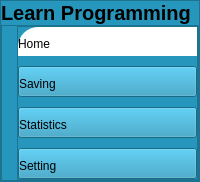
     <widget class="QWidget" name="leftMenu" native="true">
      <property name="styleSheet">
       <string notr="true">background-color:rgb(38, 150, 188)</string>
      </property>
      <layout class="QVBoxLayout" name="verticalLayout_7">
       <property name="spacing">
        <number>0</number>
       </property>
       <property name="leftMargin">
        <number>0</number>
       </property>
       <property name="topMargin">
        <number>0</number>
       </property>
       <property name="rightMargin">
        <number>0</number>
       </property>
       <property name="bottomMargin">
        <number>0</number>
       </property>
       <item>
        <widget class="QFrame" name="frame_11">
         <property name="frameShape">
          <enum>QFrame::StyledPanel</enum>
         </property>
         <property name="frameShadow">
          <enum>QFrame::Raised</enum>
         </property>
         <layout class="QVBoxLayout" name="verticalLayout_8">
          <property name="spacing">
           <number>0</number>
          </property>
          <property name="leftMargin">
           <number>0</number>
          </property>
          <property name="topMargin">
           <number>0</number>
          </property>
          <property name="rightMargin">
           <number>0</number>
          </property>
          <property name="bottomMargin">
           <number>0</number>
          </property>
          <item alignment="Qt::AlignTop">
           <widget class="QLabel" name="label_43">
            <property name="font">
             <font>
              <pointsize>15</pointsize>
              <weight>75</weight>
              <bold>true</bold>
             </font>
            </property>
            <property name="text">
             <string>Learn Programming</string>
            </property>
           </widget>
          </item>
          <item>
           <widget class="QFrame" name="frame_12">
            <property name="sizePolicy">
             <sizepolicy hsizetype="Preferred" vsizetype="Expanding">
              <horstretch>0</horstretch>
              <verstretch>0</verstretch>
             </sizepolicy>
            </property>
            <property name="frameShape">
             <enum>QFrame::StyledPanel</enum>
            </property>
            <property name="frameShadow">
             <enum>QFrame::Raised</enum>
            </property>
            <layout class="QVBoxLayout" name="verticalLayout_10">
             <property name="spacing">
              <number>0</number>
             </property>
             <property name="leftMargin">
              <number>15</number>
             </property>
             <property name="topMargin">
              <number>0</number>
             </property>
             <property name="rightMargin">
              <number>0</number>
             </property>
             <property name="bottomMargin">
              <number>0</number>
             </property>
             <item alignment="Qt::AlignTop">
              <widget class="QFrame" name="frame_13">
               <property name="frameShape">
                <enum>QFrame::StyledPanel</enum>
               </property>
               <property name="frameShadow">
                <enum>QFrame::Raised</enum>
               </property>
               <layout class="QVBoxLayout" name="verticalLayout_9">
                <property name="spacing">
                 <number>10</number>
                </property>
                <property name="leftMargin">
                 <number>0</number>
                </property>
                <property name="topMargin">
                 <number>0</number>
                </property>
                <property name="rightMargin">
                 <number>0</number>
                </property>
                <property name="bottomMargin">
                 <number>0</number>
                </property>
                <item>
                 <widget class="QPushButton" name="pushButton_3">
                  <property name="styleSheet">
                   <string notr="true">background-color:#ffffff;
padding:10px,5px;
text-align:left;
border-top-left-radius:20px;</string>
                  </property>
                  <property name="text">
                   <string>Home</string>
                  </property>
                  <property name="icon">
                   <iconset resource="icon/icons.qrc">
                    <normaloff>:/icons/C:/Users/Aqib/Desktop/feather/home.svg</normaloff>:/icons/C:/Users/Aqib/Desktop/feather/home.svg</iconset>
                  </property>
                  <property name="iconSize">
                   <size>
                    <width>32</width>
                    <height>32</height>
                   </size>
                  </property>
                 </widget>
                </item>
                <item>
                 <widget class="QPushButton" name="pushButton_4">
                  <property name="styleSheet">
                   <string notr="true">
padding:10px,5px;
text-align:left;
</string>
                  </property>
                  <property name="text">
                   <string>Saving</string>
                  </property>
                  <property name="icon">
                   <iconset resource="icon/icons.qrc">
                    <normaloff>:/icons/C:/Users/Aqib/Desktop/feather/grid.svg</normaloff>:/icons/C:/Users/Aqib/Desktop/feather/grid.svg</iconset>
                  </property>
                  <property name="iconSize">
                   <size>
                    <width>32</width>
                    <height>32</height>
                   </size>
                  </property>
                 </widget>
                </item>
                <item>
                 <widget class="QPushButton" name="pushButton_5">
                  <property name="styleSheet">
                   <string notr="true">
padding:10px,5px;
text-align:left;
</string>
                  </property>
                  <property name="text">
                   <string>Statistics</string>
                  </property>
                  <property name="icon">
                   <iconset resource="icon/icons.qrc">
                    <normaloff>:/icons/C:/Users/Aqib/Desktop/feather/bar-chart.svg</normaloff>:/icons/C:/Users/Aqib/Desktop/feather/bar-chart.svg</iconset>
                  </property>
                  <property name="iconSize">
                   <size>
                    <width>32</width>
                    <height>32</height>
                   </size>
                  </property>
                 </widget>
                </item>
                <item>
                 <widget class="QPushButton" name="pushButton_6">
                  <property name="styleSheet">
                   <string notr="true">
padding:10px,5px;
text-align:left;
</string>
                  </property>
                  <property name="text">
                   <string>Setting</string>
                  </property>
                  <property name="icon">
                   <iconset resource="icon/icons.qrc">
                    <normaloff>:/icons/C:/Users/Aqib/Desktop/feather/settings.svg</normaloff>:/icons/C:/Users/Aqib/Desktop/feather/settings.svg</iconset>
                  </property>
                  <property name="iconSize">
                   <size>
                    <width>32</width>
                    <height>32</height>
                   </size>
                  </property>
                 </widget>
                </item>
               </layout>
              </widget>
             </item>
            </layout>
           </widget>
          </item>
         </layout>
        </widget>
       </item>
      </layout>
     </widget>
